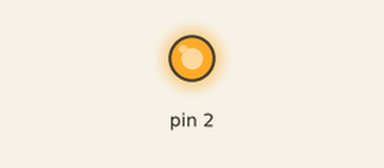
Recording of a sketch running on a simulated Arduino Uno, built with avr-gcc and run on an emulated ATmega328P. Parts: output pins drawn as LEDs (lit = HIGH).

Above: at 2.5 s.
At 7.5 s:
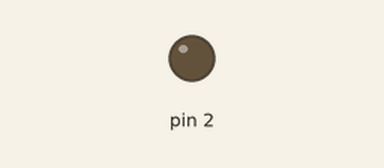
Timing chart, 0 to 13.0 s (numbered marks = the images above):
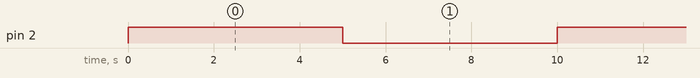

Measured:
- by itself, pin 2: alternates HIGH for 5.0 s and LOW for 5.0 s

The sketch:

relay-lora.ino
```cpp
void setup() {
  // put your setup code here, to run once:
  pinMode(2,OUTPUT);
  digitalWrite(2, LOW);
}

void loop() {
  // put your main code here, to run repeatedly:
  digitalWrite(2, HIGH);
  delay(5000);
  digitalWrite(2, LOW);
  delay(5000);

}
```
